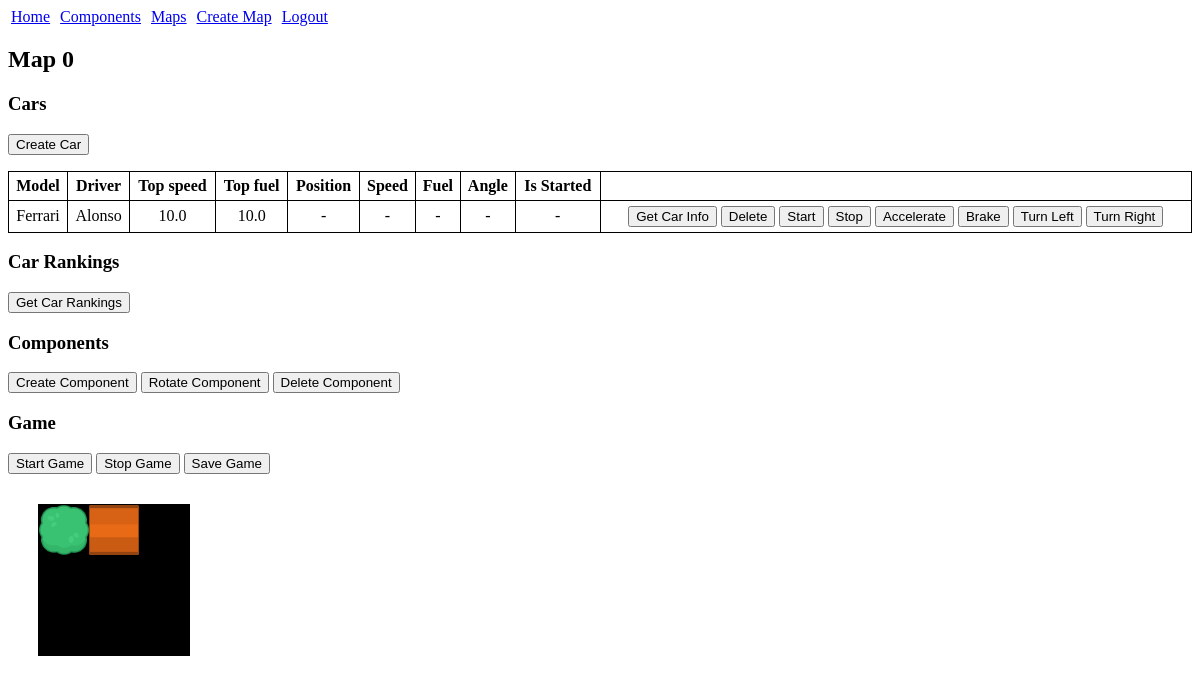
Screenshot of /racemap/maps/0 (signed in) with the database file from the repository.
### RaceMapApp/models.py (models this page shows, shortened)
class Map(models.Model):
    class BackgroundColor(models.TextChoices):
        BLACK = "BLACK", _("BLACK")
        BLUE = "BLUE", _("BLUE")
        RED = "RED", _("RED")
        GREEN = "GREEN", _("GREEN")
        WHITE = "WHITE", _("WHITE")
        ORANGE = "ORANGE", _("ORANGE")
        PINK = "PINK", _("PINK")
        GRAY = "GRAY", _("GRAY")
        YELLOW = "YELLOW", _("YELLOW")
        PURPLE = "PURPLE", _("PURPLE")
    id = models.IntegerField(primary_key=True)
    num_cols = models.IntegerField()
    num_rows = models.IntegerField()
    cellsize = models.IntegerField()
    bg_color = models.CharField(max_length=10, choices=BackgroundColor.choices, default=BackgroundColor.WHITE)
    users = models.ManyToManyField(User, related_name="maps")

class Car(models.Model):
    id = models.IntegerField(primary_key=True)
    map = models.ForeignKey(Map, on_delete=models.CASCADE)
    model = models.CharField(max_length=20)
    driver = models.CharField(max_length=20)
    topspeed = models.FloatField()
    topfuel = models.FloatField()
    class Meta:
        constraints = [
            models.UniqueConstraint(
                fields=['map', 'model'], name="map_model"
            )
        ]

class Component(models.Model):
    map = models.ForeignKey(Map, on_delete=models.CASCADE)
    type = models.ForeignKey(ComponentRegistry, on_delete=models.CASCADE)
    x = models.IntegerField()
    y = models.IntegerField()
    rotation = models.IntegerField(default=0)

### RaceMapApp/views.py (the view, shortened to what this page needs)
# urls.py: re_path(r"^maps/(?P<map_id>[0-9]+)$", views.map_view),
@login_required
def map_view(request, map_id):
    car_info = {}
    car_rankings = ""
    _map = User.objects.get(username=request.user).maps.get(id=map_id)
    comps = Component.objects.filter(map=map_id).order_by("x", "y")
    cars = Car.objects.filter(map=map_id)
    return render(request, "map.html", {"map": _map, "comps": comps, "cars": cars, "car_info": car_info, "car_rankings": car_rankings})

### RaceMapApp/templates/map.html (shortened to what this page needs)
{% extends "base.html" %}
{% load static %}
{% block body %}
<h2>Map {{ map.id }}</h2>
<h3>Cars</h3>
<form method="post">
    <input type="submit" name="submit" value="Create Car">
</form>
{% if cars %}
    <table>
        <thead>
            <tr>
                <th>Model</th>
                <th>Driver</th>
                <th>Top speed</th>
                <th>Top fuel</th>
                <th>Position</th>
                <th>Speed</th>
                <th>Fuel</th>
                <th>Angle</th>
                <th>Is Started</th>
            </tr>
        </thead>
        <tbody>
            {% for car in cars %}
                <tr>
                    <td>{{ car.model }}</td>
                    <td>{{ car.driver }}</td>
                    <td>{{ car.topspeed }}</td>
                    <td>{{ car.topfuel }}</td>
                    {% if car_info and car_info.model == car.model %}
                        <td>({{ car_info.x }},{{ car_info.y }})</td>
                        <td>{{ car_info.speed }}</td>
                        <td>{{ car_info.fuel }}</td>
                        <td>{{ car_info.angle }}</td>
                        <td>{{ car_info.is_started }}</td>
                    {% else %}
                        <td>-</td>
                        <td>-</td>
                        <td>-</td>
                        <td>-</td>
                        <td>-</td>
                    {% endif %}
                    <td>
                        <form method="post" id="cars_form">
                            <input type="submit" name="submit" value="Get Car Info">
                            <input type="submit" name="submit" value="Delete">
                            <input type="submit" name="submit" value="Start">
                            <input type="submit" name="submit" value="Stop">
                            <input type="submit" name="submit" value="Accelerate">
                            <input type="submit" name="submit" value="Brake">
                            <input type="submit" name="submit" value="Turn Left">
                            <input type="submit" name="submit" value="Turn Right">
                        </form>
                    </td>
                </tr>
            {% endfor %}
        </tbody>
    </table>
{% endif %}
<h3>Car Rankings</h3>
<form method="post">
    <input type="submit" name="submit" value="Get Car Rankings">
</form>
<h3>Components</h3>
<form method="post">
    <input type="submit" name="submit" value="Create Component">
    <input type="submit" name="submit" value="Rotate Component">
    <input type="submit" name="submit" value="Delete Component">
</form>
<h3>Game</h3>
<form method="post">
    <input type="submit" name="submit" value="Start Game">
    <input type="submit" name="submit" value="Stop Game">
    <input type="submit" name="submit" value="Save Game">
</form>
<div class="map">
    <div style="position: relative;">
        {% for comp in comps %}
            <div style="position:absolute; left: calc(50px * {{comp.x}}); top: calc(50px * {{comp.y}});">
                {% with image='RaceMapApp/'|add:comp.type.type|add:'.png'%}
                    <img style="transform: rotate(calc(90deg * {{ comp.rotation }}));" src="{% static image %}" width="50" height="50">
                {% endwith %}
            </div>
        {% endfor %}
    </div>
</div>
{% endblock %}

### rows the page displays
Map: id "0"
Car: model "Ferrari", driver "Alonso", topspeed "10.0", topfuel "10.0"
Component: shows a picture
Component: shows a picture
